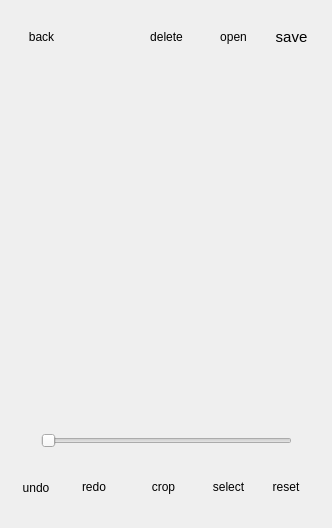
<?xml version="1.0" encoding="UTF-8"?>
<ui version="4.0">
 <class>MainWindow</class>
 <widget class="QMainWindow" name="MainWindow">
  <property name="geometry">
   <rect>
    <x>0</x>
    <y>0</y>
    <width>332</width>
    <height>528</height>
   </rect>
  </property>
  <property name="windowTitle">
   <string>MainWindow</string>
  </property>
  <property name="styleSheet">
   <string notr="true">Backgound-color: white
</string>
  </property>
  <widget class="QWidget" name="centralWidget">
   <layout class="QHBoxLayout" name="horizontalLayout_4">
    <item>
     <widget class="QScrollArea" name="scrollArea">
      <property name="styleSheet">
       <string notr="true"/>
      </property>
      <property name="frameShape">
       <enum>QFrame::NoFrame</enum>
      </property>
      <property name="lineWidth">
       <number>0</number>
      </property>
      <property name="widgetResizable">
       <bool>true</bool>
      </property>
      <widget class="QWidget" name="scrollAreaWidgetContents">
       <property name="geometry">
        <rect>
         <x>0</x>
         <y>0</y>
         <width>314</width>
         <height>510</height>
        </rect>
       </property>
       <widget class="QFrame" name="frame">
        <property name="geometry">
         <rect>
          <x>10</x>
          <y>60</y>
          <width>300</width>
          <height>361</height>
         </rect>
        </property>
        <property name="minimumSize">
         <size>
          <width>300</width>
          <height>300</height>
         </size>
        </property>
        <property name="frameShape">
         <enum>QFrame::NoFrame</enum>
        </property>
        <property name="frameShadow">
         <enum>QFrame::Raised</enum>
        </property>
        <property name="midLineWidth">
         <number>0</number>
        </property>
        <widget class="QLabel" name="imageLabel">
         <property name="geometry">
          <rect>
           <x>10</x>
           <y>10</y>
           <width>16</width>
           <height>17</height>
          </rect>
         </property>
         <property name="styleSheet">
          <string notr="true"/>
         </property>
         <property name="text">
          <string/>
         </property>
        </widget>
       </widget>
       <widget class="QToolButton" name="SaveButton">
        <property name="geometry">
         <rect>
          <x>260</x>
          <y>0</y>
          <width>41</width>
          <height>51</height>
         </rect>
        </property>
        <property name="font">
         <font>
          <pointsize>11</pointsize>
          <weight>50</weight>
          <bold>false</bold>
          <kerning>false</kerning>
         </font>
        </property>
        <property name="styleSheet">
         <string notr="true"/>
        </property>
        <property name="text">
         <string>save</string>
        </property>
        <property name="icon">
         <iconset resource="images.qrc">
          <normaloff>:/Images/icons8-download.png</normaloff>:/Images/icons8-download.png</iconset>
        </property>
        <property name="iconSize">
         <size>
          <width>20</width>
          <height>20</height>
         </size>
        </property>
        <property name="checkable">
         <bool>false</bool>
        </property>
        <property name="toolButtonStyle">
         <enum>Qt::ToolButtonTextUnderIcon</enum>
        </property>
        <property name="autoRaise">
         <bool>true</bool>
        </property>
       </widget>
       <widget class="QToolButton" name="OpenButton">
        <property name="geometry">
         <rect>
          <x>197</x>
          <y>0</y>
          <width>51</width>
          <height>51</height>
         </rect>
        </property>
        <property name="text">
         <string>open</string>
        </property>
        <property name="icon">
         <iconset resource="images.qrc">
          <normaloff>:/Images/icons8-photo-gallery.png</normaloff>:/Images/icons8-photo-gallery.png</iconset>
        </property>
        <property name="iconSize">
         <size>
          <width>20</width>
          <height>20</height>
         </size>
        </property>
        <property name="autoExclusive">
         <bool>false</bool>
        </property>
        <property name="toolButtonStyle">
         <enum>Qt::ToolButtonTextUnderIcon</enum>
        </property>
        <property name="autoRaise">
         <bool>true</bool>
        </property>
       </widget>
       <widget class="QSlider" name="horizontalSlider">
        <property name="geometry">
         <rect>
          <x>30</x>
          <y>420</y>
          <width>251</width>
          <height>20</height>
         </rect>
        </property>
        <property name="whatsThis">
         <string/>
        </property>
        <property name="orientation">
         <enum>Qt::Horizontal</enum>
        </property>
       </widget>
       <widget class="QToolButton" name="Backbutton">
        <property name="geometry">
         <rect>
          <x>10</x>
          <y>10</y>
          <width>41</width>
          <height>31</height>
         </rect>
        </property>
        <property name="text">
         <string>back</string>
        </property>
        <property name="icon">
         <iconset resource="images.qrc">
          <normaloff>:/Images/icons8-left-filled.png</normaloff>:/Images/icons8-left-filled.png</iconset>
        </property>
        <property name="iconSize">
         <size>
          <width>30</width>
          <height>30</height>
         </size>
        </property>
        <property name="autoRaise">
         <bool>true</bool>
        </property>
       </widget>
       <widget class="QToolButton" name="DeleteButton">
        <property name="geometry">
         <rect>
          <x>130</x>
          <y>0</y>
          <width>51</width>
          <height>51</height>
         </rect>
        </property>
        <property name="text">
         <string>delete</string>
        </property>
        <property name="icon">
         <iconset resource="images.qrc">
          <normaloff>:/Images/icons8-trash-can.png</normaloff>:/Images/icons8-trash-can.png</iconset>
        </property>
        <property name="iconSize">
         <size>
          <width>20</width>
          <height>20</height>
         </size>
        </property>
        <property name="toolButtonStyle">
         <enum>Qt::ToolButtonTextUnderIcon</enum>
        </property>
        <property name="autoRaise">
         <bool>true</bool>
        </property>
       </widget>
       <widget class="QToolButton" name="SelectButton">
        <property name="geometry">
         <rect>
          <x>190</x>
          <y>450</y>
          <width>55</width>
          <height>51</height>
         </rect>
        </property>
        <property name="text">
         <string>select</string>
        </property>
        <property name="icon">
         <iconset resource="images.qrc">
          <normaloff>:/Images/006-square.png</normaloff>:/Images/006-square.png</iconset>
        </property>
        <property name="iconSize">
         <size>
          <width>20</width>
          <height>20</height>
         </size>
        </property>
        <property name="toolButtonStyle">
         <enum>Qt::ToolButtonTextUnderIcon</enum>
        </property>
        <property name="autoRaise">
         <bool>true</bool>
        </property>
       </widget>
       <widget class="QToolButton" name="RedoButton">
        <property name="geometry">
         <rect>
          <x>60</x>
          <y>450</y>
          <width>46</width>
          <height>51</height>
         </rect>
        </property>
        <property name="minimumSize">
         <size>
          <width>20</width>
          <height>20</height>
         </size>
        </property>
        <property name="text">
         <string>redo</string>
        </property>
        <property name="icon">
         <iconset resource="images.qrc">
          <normaloff>:/Images/icons8-redo.png</normaloff>:/Images/icons8-redo.png</iconset>
        </property>
        <property name="iconSize">
         <size>
          <width>20</width>
          <height>20</height>
         </size>
        </property>
        <property name="toolButtonStyle">
         <enum>Qt::ToolButtonTextUnderIcon</enum>
        </property>
        <property name="autoRaise">
         <bool>true</bool>
        </property>
       </widget>
       <widget class="QToolButton" name="UndoButton">
        <property name="geometry">
         <rect>
          <x>0</x>
          <y>451</y>
          <width>50</width>
          <height>51</height>
         </rect>
        </property>
        <property name="minimumSize">
         <size>
          <width>0</width>
          <height>0</height>
         </size>
        </property>
        <property name="text">
         <string>undo</string>
        </property>
        <property name="icon">
         <iconset resource="images.qrc">
          <normaloff>:/Images/icons8-undo.png</normaloff>:/Images/icons8-undo.png</iconset>
        </property>
        <property name="iconSize">
         <size>
          <width>20</width>
          <height>20</height>
         </size>
        </property>
        <property name="toolButtonStyle">
         <enum>Qt::ToolButtonTextUnderIcon</enum>
        </property>
        <property name="autoRaise">
         <bool>true</bool>
        </property>
       </widget>
       <widget class="QToolButton" name="ResetButton">
        <property name="geometry">
         <rect>
          <x>250</x>
          <y>450</y>
          <width>50</width>
          <height>51</height>
         </rect>
        </property>
        <property name="text">
         <string>reset</string>
        </property>
        <property name="icon">
         <iconset resource="images.qrc">
          <normaloff>:/Images/icons8-remove-image.png</normaloff>:/Images/icons8-remove-image.png</iconset>
        </property>
        <property name="iconSize">
         <size>
          <width>20</width>
          <height>20</height>
         </size>
        </property>
        <property name="toolButtonStyle">
         <enum>Qt::ToolButtonTextUnderIcon</enum>
        </property>
        <property name="autoRaise">
         <bool>true</bool>
        </property>
       </widget>
       <widget class="QToolButton" name="CropButton">
        <property name="geometry">
         <rect>
          <x>130</x>
          <y>450</y>
          <width>45</width>
          <height>51</height>
         </rect>
        </property>
        <property name="text">
         <string>crop</string>
        </property>
        <property name="icon">
         <iconset resource="images.qrc">
          <normaloff>:/Images/icons8-crop.png</normaloff>:/Images/icons8-crop.png</iconset>
        </property>
        <property name="iconSize">
         <size>
          <width>20</width>
          <height>20</height>
         </size>
        </property>
        <property name="toolButtonStyle">
         <enum>Qt::ToolButtonTextUnderIcon</enum>
        </property>
        <property name="autoRaise">
         <bool>true</bool>
        </property>
       </widget>
      </widget>
     </widget>
    </item>
   </layout>
  </widget>
  <action name="actionOpen">
   <property name="text">
    <string>Open</string>
   </property>
   <property name="shortcut">
    <string>Ctrl+N</string>
   </property>
  </action>
  <action name="actionSave">
   <property name="text">
    <string>Save</string>
   </property>
   <property name="shortcut">
    <string>Ctrl+S</string>
   </property>
  </action>
  <action name="actionUndo">
   <property name="text">
    <string>Undo</string>
   </property>
   <property name="shortcut">
    <string>Ctrl+Z</string>
   </property>
  </action>
  <action name="actionReset">
   <property name="text">
    <string>Reset</string>
   </property>
  </action>
  <action name="actionSelect">
   <property name="text">
    <string>Select</string>
   </property>
  </action>
  <action name="actionCrop">
   <property name="text">
    <string>Crop</string>
   </property>
  </action>
  <action name="actionRotate">
   <property name="text">
    <string>Rotate</string>
   </property>
  </action>
  <action name="actionRedo">
   <property name="text">
    <string>Redo</string>
   </property>
   <property name="shortcut">
    <string>Ctrl+Y</string>
   </property>
  </action>
 </widget>
 <layoutdefault spacing="6" margin="11"/>
 <resources>
  <include location="images.qrc"/>
 </resources>
 <connections/>
</ui>
